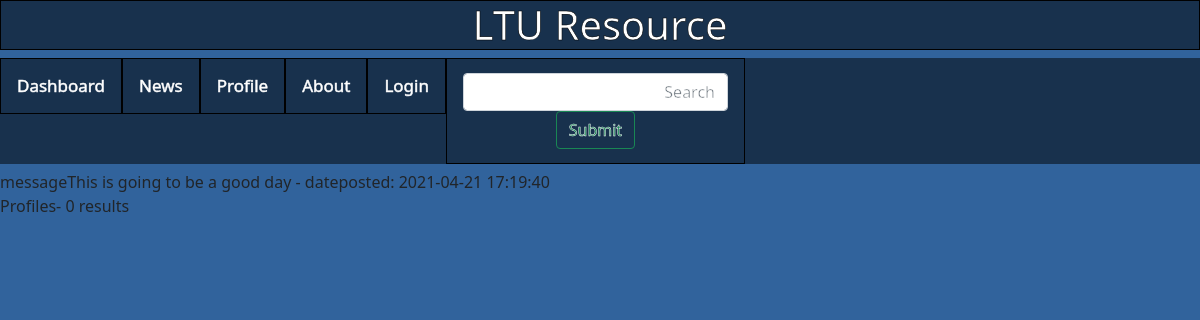
Page /SearchAction.php?input=This is going to be a good day on the committed database.
### tables this page shows
CREATE TABLE IF NOT EXISTS `post` (
  `postid` int NOT NULL AUTO_INCREMENT,
  `message` varchar(256) NOT NULL,
  `dateposted` datetime NOT NULL DEFAULT CURRENT_TIMESTAMP,
  `file` varchar(32) DEFAULT NULL,
  `userid` int NOT NULL,
  PRIMARY KEY (`postid`),
  KEY `userid` (`userid`)
);

### SearchAction.php (the view, shortened to what this page needs)
<?php
include 'Connection.php';
$search = $_REQUEST['input'];
$sqlget = "SELECT post.message, post.dateposted, user.nickname FROM post LEFT JOIN user ON post.userid = user.userid WHERE message LIKE '%$search%'";
$sqlsnag = "SELECT nickname FROM user WHERE nickname LIKE '%$search%'";
$result = $conn->query($sqlget);
$result2 = $conn->query($sqlsnag);
if (isset($_SESSION["user"]) && !empty($_SESSION["user"])){
	echo "<!doctype html>
	<html>
	<head>
	<meta charset='utf-8'>
	<title>Untitled Document</title>
		<link href='https://cdn.jsdelivr.net/npm/bootstrap@5.0.0-beta3/dist/css/bootstrap.min.css' rel='stylesheet'>
		<link href = 'Style.css' rel = 'stylesheet'>
	</head>
	<body>
		<h1 class = 'header'> LTU Resource</h1>
		<div class='topnav'>
			<a class='dash' href='Dashboard.php'>Dashboard</a>
			<a class='das' href='News.php'>News</a>
			<a class='dash' href='Profile.html'>Profile</a>
			<a class='dash' href='About.php'>About</a>
			<a class='dash' href='Logout.php'>Logout</a>
			<a>
				<form class='dash' action = 'SearchAction.php'>
					<input class='form-control me-2'  id = 'input' name = 'input' type='text' placeholder='Search' aria-label='Search' style = 'width: 100%; text-align: right; color: black;'>
					<input class='btn btn-outline-success' type='submit'>
				</form>
			</a>
		</div>
	</body>
	</html>";
	}
else{
	echo "<!doctype html>
	<html>
	<head>
	<meta charset='utf-8'>
	<title>Untitled Document</title>
		<link href='https://cdn.jsdelivr.net/npm/bootstrap@5.0.0-beta3/dist/css/bootstrap.min.css' rel='stylesheet'>
		<link href = 'Style.css' rel = 'stylesheet'>
	</head>
	<body>
		<h1 class = 'header'> LTU Resource</h1>
		<div class='topnav'>
			<a class='dash' href='Dashboard.php'>Dashboard</a>
			<a class='das' href='News.php'>News</a>
			<a class='dash' href='Profile.html'>Profile</a>
			<a class='dash' href='About.php'>About</a>
			<a class='dash' href='Login.php'>Login</a>
			<a>
				<form class='dash' action = 'SearchAction.php'>
					<input class='form-control me-2'  id = 'input' name = 'input' type='text' placeholder='Search' aria-label='Search' style = 'width: 100%; text-align: right; color: black;'>
					<input class='btn btn-outline-success' type='submit'>
				</form>
			</a>
		</div>
	</body>
	</html>";
	}
if ($result->num_rows > 0) {
  while($row = $result->fetch_assoc()) {
    echo "message" . $row["message"]. " - dateposted: " . $row["dateposted"]. " <br>";
  }
} else {
  echo "Posts- 0 results" . "<br>";
}
if ($result2->num_rows > 0) {
  while($row = $result2->fetch_assoc()) {
    echo "Users- " . $row["nickname"]. "<br>";
  }
} else {
  echo "Profiles- ". "0 results";
}
?>

### Style.css (style rules this page uses)
body { background-color: #31639C; width: 100%; height: 100%; }
.header { background-color: rgba(0, 0, 0, 0.5); color: white; text-align: center; border: 1px solid black; -webkit-text-stroke: .5px black; }
.topnav { align-items: center; background-color: rgba(0, 0, 0, 0.5); overflow: hidden; display: inline-block; width: 100%; -webkit-text-stroke: .5px white; font-weight: 500; }
.topnav a { float: left; color: white; text-align: center; padding: 14px 16px; text-decoration: none; font-size: 17px; border: 1px solid black }
form { color: white; }

### rows in the picture
post: message "This is going to be a good day", dateposted "2021-04-21 17:19:40"
